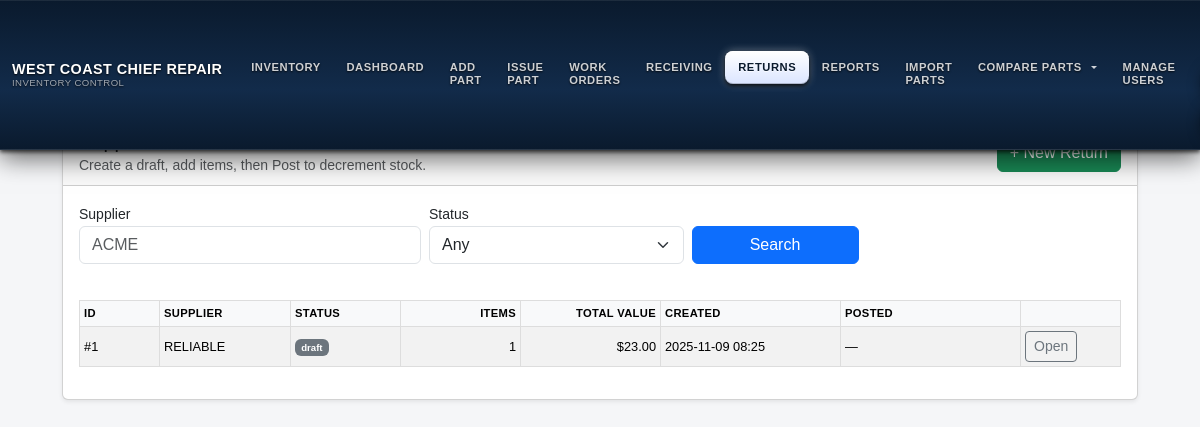
/supplier_returns/ (signed in), run on an earlier commit of the app's database.
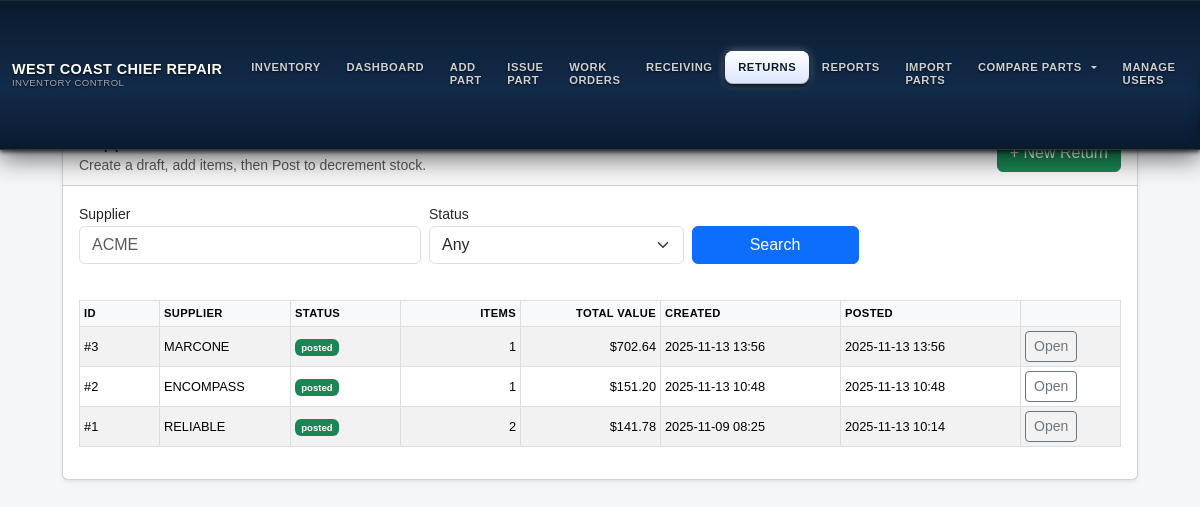
And on a later commit of the database.
### models.py (models this page shows, shortened)
class SupplierReturnBatch(db.Model):
    __tablename__ = "supplier_return_batch"
    __table_args__ = {"extend_existing": True}
    id = db.Column(db.Integer, primary_key=True)
    supplier_name = db.Column(db.String(200), index=True)
    reference_receiving_id = db.Column(db.Integer)  # опционально, без FK, просто справочно
    status = db.Column(db.String(20), nullable=False, default="draft")  # draft|posted
    created_at = db.Column(db.DateTime, nullable=False, default=datetime.utcnow)
    created_by = db.Column(db.String(120))
    posted_at = db.Column(db.DateTime)
    posted_by = db.Column(db.String(120))
    total_items = db.Column(db.Integer, nullable=False, default=0)
    total_value = db.Column(db.Float,   nullable=False, default=0.0)
    items = db.relationship(
        "SupplierReturnItem",
        back_populates="batch",
        cascade="all, delete-orphan",
        lazy="selectin",
    )

### supplier_returns/routes.py (the view)
@supplier_returns_bp.route("/", methods=["GET"])
@login_required
def list_returns():
    if not _require_admin():
        flash("Access denied", "danger")
        return redirect(url_for("inventory.dashboard"))
    q = SupplierReturnBatch.query
    supplier = (request.args.get("supplier") or "").strip()
    status   = (request.args.get("status") or "").strip()
    if supplier:
        q = q.filter(SupplierReturnBatch.supplier_name.ilike(f"%{supplier}%"))
    if status in ("draft", "posted"):
        q = q.filter(SupplierReturnBatch.status == status)
    rows = q.order_by(SupplierReturnBatch.id.desc()).all()
    return render_template("supplier_returns/list.html", rows=rows, supplier=supplier, status=status)

### app.py (called while the page is built)
def _to_local(dt: datetime, fmt: str):
    if not dt:
        return "—"
    tzname = app.config.get("DISPLAY_TZ", "America/Los_Angeles")
    try:
        dt_utc = dt.replace(tzinfo=ZoneInfo("UTC"))
        dt_local = dt_utc.astimezone(ZoneInfo(tzname))
        return dt_local.strftime(fmt)
    except Exception:
        return dt.strftime(fmt)

@app.template_filter("local_dt")
def jinja_local_dt(dt: datetime, fmt: str = "%Y-%m-%d %H:%M"):
    return _to_local(dt, fmt)

@app.before_request
def restrict_role_routes():
    try:
        if not getattr(current_user, "is_authenticated", False):
            return  # гость — пусть дойдёт до /login
        ep = (request.endpoint or "").strip()
        role = (getattr(current_user, "role", "") or "").strip().lower()
        if role == "technician":
            if ep in ALLOWED_TECH_ENDPOINTS or ep.endswith(".health") or ep.endswith(".ping"):
                return
            return redirect(url_for("inventory.wo_list"))
        if role == "viewer":
            if ep in ALLOWED_VIEWER_ENDPOINTS or ep.endswith(".health") or ep.endswith(".ping"):
                return
            return redirect(url_for("inventory.wo_list"))
        return
    except Exception:
        try:
            return redirect(url_for("inventory.wo_list"))
        except Exception:
            return

### auth/routes.py (called while the page is built)
@login_manager.user_loader
def load_user(user_id):
    return User.query.get(int(user_id))

### supplier_returns/routes.py (called while the page is built)
def _require_admin():
    role = (getattr(current_user, "role", "") or "").lower()
    return role in ("superadmin", "admin")

### templates/supplier_returns/list.html (shortened to what this page needs)
{% extends "base.html" %}
{% block content %}
<div class="container" style="max-width: 1100px;">
  <div class="card shadow-sm mt-4">
    <div class="card-header d-flex justify-content-between align-items-center">
      <div>
        <h5 class="mb-0">Supplier Returns</h5>
        <small class="text-muted">Create a draft, add items, then Post to decrement stock.</small>
      </div>
      <a href="{{ url_for('supplier_returns.new_return') }}" class="btn btn-success">+ New Return</a>
    </div>
    <div class="card-body">
      <form class="row g-2 mb-3" method="get" action="{{ url_for('supplier_returns.list_returns') }}">
        <div class="col-md-4">
          <label class="form-label mb-0"><small>Supplier</small></label>
          <input class="form-control" name="supplier" value="{{ supplier or '' }}" placeholder="ACME">
        </div>
        <div class="col-md-3">
          <label class="form-label mb-0"><small>Status</small></label>
          <select class="form-select" name="status">
            <option value="">Any</option>
          </select>
        </div>
        <div class="col-md-2 align-self-end">
          <button class="btn btn-primary w-100">Search</button>
        </div>
      </form>
      <div class="table-responsive">
        <table class="table table-sm table-striped align-middle">
          <thead class="table-light">
            <tr>
              <th style="width:80px;">ID</th>
              <th>Supplier</th>
              <th style="width:110px;">Status</th>
              <th style="width:120px;" class="text-end">Items</th>
              <th style="width:140px;" class="text-end">Total Value</th>
              <th style="width:180px;">Created</th>
              <th style="width:180px;">Posted</th>
              <th style="width:100px;"></th>
            </tr>
          </thead>
          <tbody>
            {% for r in rows %}
              <tr>
                <td>#{{ r.id }}</td>
                <td>{{ r.supplier_name or '—' }}</td>
                <td>
                  {% if r.status == 'posted' %}
                    <span class="badge bg-success">posted</span>
                  {% else %}
                    <span class="badge bg-secondary">draft</span>
                  {% endif %}
                </td>
                <td class="text-end">{{ r.total_items or 0 }}</td>
                <td class="text-end">${{ '%.2f'|format(r.total_value or 0) }}</td>
                <td>{{ r.created_at|local_dt }}</td>
                <td>{{ r.posted_at|local_dt }}</td>
                <td>
                  <a class="btn btn-sm btn-outline-secondary"
                     href="{{ url_for('supplier_returns.edit_return', batch_id=r.id) }}">Open</a>
                </td>
              </tr>
            {% else %}
              <tr><td colspan="8" class="text-center text-muted py-4">No supplier returns yet.</td></tr>
            {% endfor %}
          </tbody>
        </table>
      </div>
    </div>
  </div>
</div>
{% endblock %}

### templates/base.html (shortened to what this page needs)
<!DOCTYPE html>
<html lang="en">
<head>
  <link href="https://cdn.jsdelivr.net/npm/bootstrap@5.3.3/dist/css/bootstrap.min.css"
        rel="stylesheet"
 />
  <link rel="stylesheet" href="{{ url_for('static', filename='style.css') }}" />
</head>
<body class="role-{{ (current_user.role or '')|lower }}">
  <nav class="navbar navbar-expand-lg fixed-top wccr-navbar main-navbar">
    <div class="container-fluid py-2">
      <a class="navbar-brand d-flex flex-column justify-content-center" href="{{ url_for('inventory.dashboard') }}">
        <div>WEST COAST CHIEF REPAIR</div>
        <span class="sub">INVENTORY CONTROL</span>
      </a>
      <div class="collapse navbar-collapse mt-3 mt-lg-0" id="navbarMain">
        <ul class="navbar-nav me-auto mb-2 mb-lg-0">
          <li class="nav-item">
            <a class="nav-link{% if request.endpoint and request.endpoint == 'inventory.location_report' %} active{% endif %}"
               href="{{ url_for('inventory.location_report') }}">INVENTORY</a>
          </li>
          <li class="nav-item">
            <a class="nav-link{% if request.endpoint and request.endpoint == 'inventory.dashboard' %} active{% endif %}"
               href="{{ url_for('inventory.dashboard') }}">DASHBOARD</a>
          </li>
          <li class="nav-item">
            <a class="nav-link{% if request.endpoint and request.endpoint == 'inventory.add_part' %} active{% endif %}"
               href="{{ url_for('inventory.add_part') }}">ADD PART</a>
          </li>
          <li class="nav-item">
            <a class="nav-link{% if request.endpoint and request.endpoint == 'inventory.issue_part' %} active{% endif %}"
               href="{{ url_for('inventory.issue_part') }}">ISSUE PART</a>
          </li>
          {% set is_wo = request.endpoint and request.endpoint.startswith('inventory.wo_') %}
          <li class="nav-item">
            <a class="nav-link{{ ' active' if is_wo else '' }}"
               href="{{ url_for('inventory.wo_list') }}">WORK ORDERS</a>
          </li>
          <li class="nav-item">
            <a class="nav-link{% if request.endpoint and request.endpoint.startswith('inventory.receiving') %} active{% endif %}"
               href="{{ url_for('inventory.receiving_list') }}">RECEIVING</a>
          </li>
          {% if current_user.is_authenticated and current_user.role in ['superadmin', 'admin'] %}
          <li class="nav-item">
            <a class="nav-link{% if request.endpoint and request.endpoint.startswith('supplier_returns.') %} active{% endif %}"
               href="{{ url_for('supplier_returns.list_returns') }}">RETURNS</a>
          </li>
          {% endif %}
          <li class="nav-item">
            <a class="nav-link{% if request.endpoint and request.endpoint.startswith('inventory.reports') %} active{% endif %}"
               href="{{ url_for('inventory.reports_grouped') }}">REPORTS</a>
          </li>
          <li class="nav-item">
            <a class="nav-link{% if request.endpoint and request.endpoint.startswith('inventory.import_parts') %} active{% endif %}"
               href="{{ url_for('inventory.import_parts_upload') }}">IMPORT PARTS</a>
          </li>
          <li class="nav-item dropdown">
            <a class="nav-link dropdown-toggle text-uppercase" href="#" id="compareDropdown" role="button"
               data-bs-toggle="dropdown" data-bs-display="static" aria-expanded="false">COMPARE PARTS</a>
          </li>
          {% if current_user.is_authenticated and current_user.role in ['superadmin', 'admin'] %}
          <li class="nav-item">
            <a class="nav-link{% if request.endpoint and request.endpoint.startswith('inventory.users') %} active{% endif %}"
               href="{{ url_for('inventory.users') }}">MANAGE USERS</a>
          </li>
          {% endif %}
        </ul>
      </div>
    </div>
  </nav>
  <main class="container main-wrapper">
    {% block content %}{% endblock %}
  </main>
</body>
</html>

### static/style.css (style rules this page uses)
body { font-family: Arial, sans-serif; background-color:#f6f6f6; padding:20px; margin:0; }
.navbar { z-index:1200; }
table { width:100%; border-collapse:collapse; margin-top:20px; }
table th, table td { padding:10px; border:1px solid #ddd; text-align:left; }
form input:not([type="checkbox"]):not([type="radio"]):not(.form-check-input), form select, form textarea { width: 100%; box-sizing: border-box; }

### templates/base.html (style rules this page uses)
.wccr-navbar { background: linear-gradient(to bottom, #0a1a2d 0%, #122b4a 60%, #0a1a2d 100%); color: #fff; box-shadow: 0 2px 4px rgba(0,0,0,.7), 0 8px 24px rgba(0,0,0,.6), inset 0 1px 0 rgba(255,255,255,.08); border-bottom: 1px solid rgba(255,255,255,.12); }
.wccr-navbar .navbar-brand { font-weight: 600; font-size: .9rem; line-height: 1.2; letter-spacing: .03em; color: #fff; text-shadow: 0 1px 2px rgba(0,0,0,.8); }
.wccr-navbar .navbar-brand span.sub { display:block; font-weight:400; font-size:.6rem; line-height:1.1; color:rgba(255,255,255,.6); }
.wccr-navbar .navbar-nav .nav-link { font-size:.7rem; font-weight:600; letter-spacing:.05em; text-transform:uppercase; color:rgba(255,255,255,.8); padding:.6rem .8rem; border-radius:.5rem; line-height:1.2; text-shadow:0 1px 2px rgba(0,0,0,.8); transition:all .12s linear; display:flex; align-items:center; gap:.4rem; }
.wccr-navbar .navbar-nav .nav-link.active, .wccr-navbar .navbar-nav .show>.nav-link { color:#0a1a2d; background:linear-gradient(to bottom,#ffffff 0%,#dbe5ff 100%); box-shadow:0 2px 4px rgba(0,0,0,.9),0 0 8px rgba(255,255,255,.4), inset 0 1px 0 rgba(255,255,255,.9), inset 0 -1px 0 rgba(0,0,0,.2); text-shadow:0 1px 0 rgba(255,255,255,.7); }
body { background-color:#f5f6f8; }
main.main-wrapper { padding-top:4.75rem; padding-bottom:2rem; }
table { font-size:.8rem; }
th { font-weight:600; text-transform:uppercase; letter-spacing:.03em; font-size:.7rem; }

What changed in the data, as far as the page shows it:
added SupplierReturnBatch: id "3", supplier_name "MARCONE", status "posted", total_items "1", total_value "702.64", created_at|local_dt "2025-11-13 13:56", posted_at|local_dt "2025-11-13 13:56"
added SupplierReturnBatch: id "2", supplier_name "ENCOMPASS", status "posted", total_items "1", total_value "151.20", created_at|local_dt "2025-11-13 10:48", posted_at|local_dt "2025-11-13 10:48"
changed SupplierReturnBatch "RELIABLE": total_items "1" → "2"; total_value "23.00" → "141.78"; posted_at|local_dt "—" → "2025-11-13 10:14"; status "draft" → "posted"
